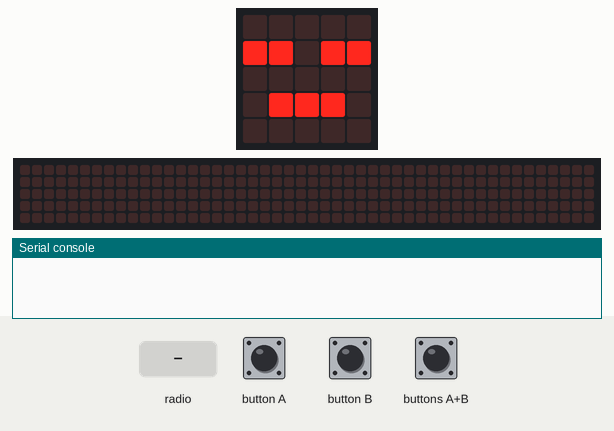
This program was run on a simulated BBC micro:bit running MicroPython. On the bench: the board's 5×5 LED display, a strip that is not on the board, showing the scrolling text unrolled, the last lines printed to the serial console. The inputs (shaded band) are chosen by the test bench. No radio messages arrive unless stated (any console line starting 'radio sent:' is added by the test bench); the 48×5 strip is a reading aid, not a part: it shows the text the display is scrolling, unrolled, one strip-width of it at a time.

Above: at 1.2 s.
1.3 s: buttons A+B pressed for 1 s
At 2.1 s:
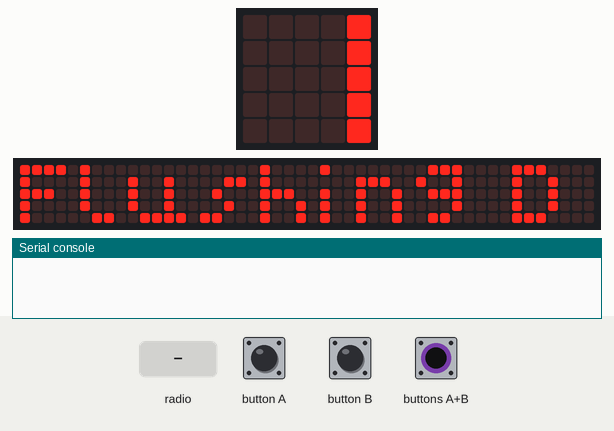
3.8 s: radio message "TER:" arrives
At 4.2 s:
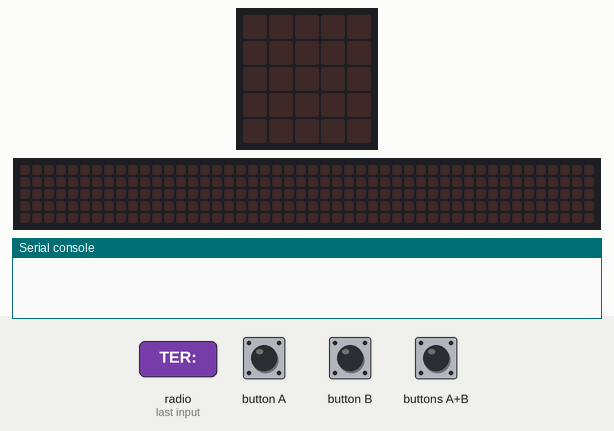
5.8 s: radio message "DAT:" arrives
7.3 s: buttons A+B pressed for 3.2 s
At 8.2 s:
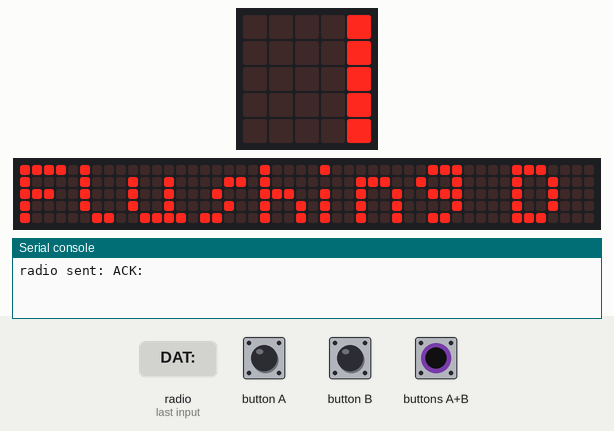
Timing chart, 0 to 10.3 s (numbered marks = the images above; inputs shaded):
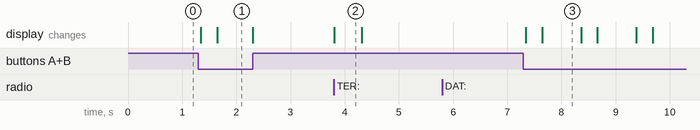

Measured:
- after the input at 1.3 s, the display: first changes at once (image 1 shows a later state)
- after the input at 3.8 s, the display: changes at once (image 2)
- after the input at 7.3 s, the display: first changes at once (image 3 shows a later state)
- what the display in image 2 shows lasts 0.5 s, from 3.8 s to 4.3 s
- what the display in image 3 shows lasts 0.8 s, from 7.6 s to 8.4 s

The program:

Test_Code.py
```python
from microbit import *
import radio

radio.on()
radio.config(channel=55)
mxFrmSz = 8

cachInDat = ""

# Packet Vars
cData = []

# States
receivingData = False

def stateReset(fullReset):
    global cData

    if fullReset:
        reset()
    else:
        cData = []
    return

def finalFormat():
    formatMsg = ""

    return formatMsg

def getPacket(cPacket):

    return

while True:
    # Connection Control =====================================
    RMSG = radio.receive()

    if RMSG and RMSG.startswith("DAT:"):
        getPacket(RMSG)
        cachInDat += RMSG[8:]
        radio.send("ACK:")

    if RMSG and RMSG.startswith("TER:"):
        display.clear()
        receivingData = False
        radio.on()
        display.scroll(cachInDat, wait=True, delay=100)
        cachInDat = ""

    # Sets max size of data per packet from header packet ====
    if RMSG and RMSG.startswith("HED:"):
        mxFrmSz = int(RMSG[8:])
        receivingData = True

    # General Display ========================================
    if not receivingData:
        display.show(Image.ASLEEP)
    if button_a.is_pressed() and button_b.is_pressed():
        display.clear()
        display.scroll("Flushing Data", wait=False, delay=100)
        stateReset(fullReset=False)
    if receivingData:
        display.show(Image.ALL_CLOCKS[int((running_time() / 1000)) % 12])
        sleep(100)
```
